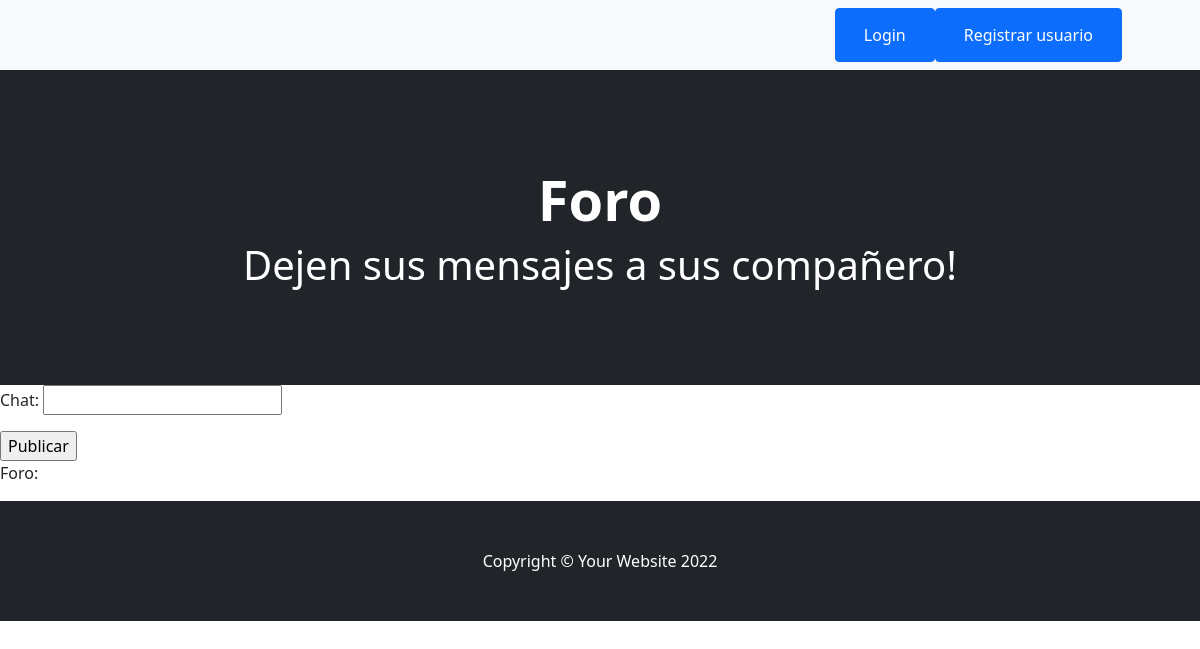
The app's page /foro/, older data.
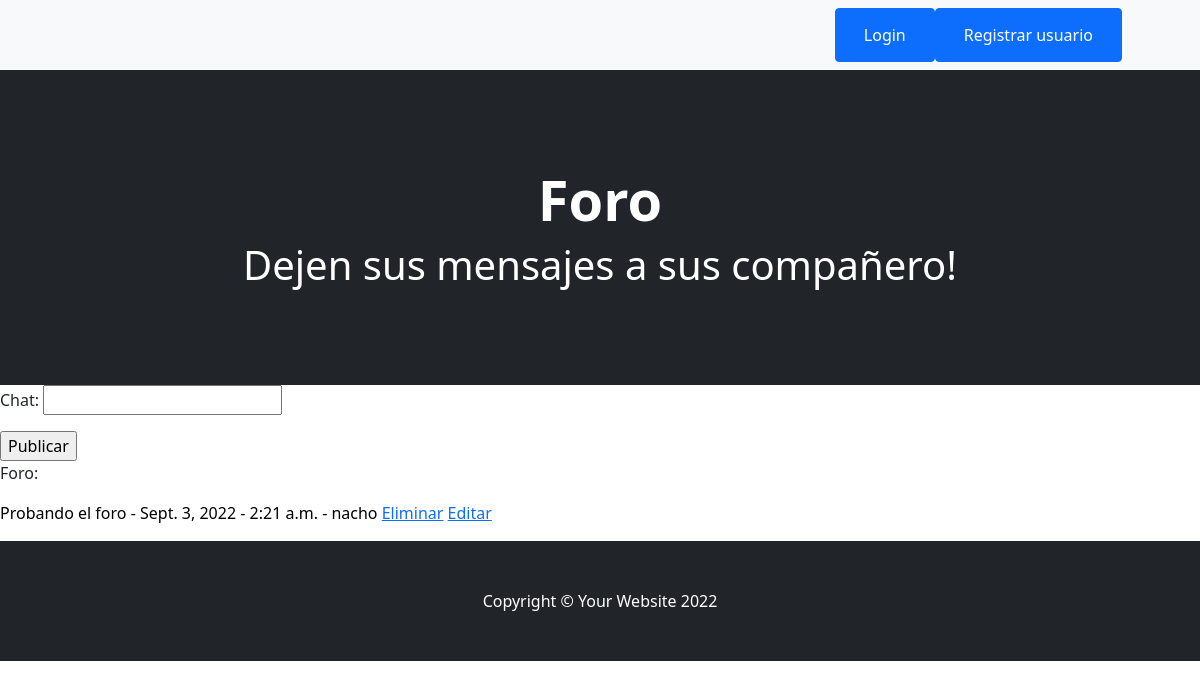
The same page, newer data.
### AppForo/models.py (models this page shows, shortened)
class Foro(models.Model):
    chat = models.CharField(max_length=400)
    fecha = models.DateField()
    hora = models.TimeField()
    usuario = models.CharField(max_length=400)

### AppForo/views.py (the view, shortened to what this page needs)
# urls.py: path("", foro, name='foro'),
def foro(request):
    mensajes = Foro.objects.all()
    if request.method == "GET":
        form_foro = ForoFormulario()
        contexto = {
        "mensajes":mensajes,
        "form_foro":form_foro
        }
        return render(request, "AppForo/foro.html", contexto)

### AppForo/forms.py
class ForoFormulario(Form):
    chat = CharField()

### AppForo/templates/AppForo/foro.html
{% extends 'AppExpo/base.html' %}
{% block titulo %}
    Foro
{% endblock  %}
{% block mensaje %}
    <h1>Dejen sus mensajes a sus compañero!</h1>
{% endblock  %}
{% block contenido %}
<form method="post">{% csrf_token %}
    {{ form_foro.as_p }}
    <input type="submit" value="Publicar">
</form>
<p>Foro:</p>
    {% for mensaje in mensajes %}
        <p style="color: black">{{mensaje.chat}} - {{mensaje.fecha}} - {{mensaje.hora}} - {{ mensaje.usuario}}
        <a href="{%url 'borrar_mensaje' mensaje.id %}">Eliminar</a>
        <a href="{%url 'editar_mensaje' mensaje.id %}">Editar</a>
    </p>
    {% endfor %}
{% endblock  %}

### AppExpo/templates/AppExpo/base.html (shortened to what this page needs)
<!DOCTYPE html>
<html lang="en">
    <head>
        {% load static %}
        <link href="https://cdn.jsdelivr.net/npm/bootstrap-icons@1.5.0/font/bootstrap-icons.css" rel="stylesheet" />
        <link href="{% static 'AppExpo/css/styles.css' %}" rel="stylesheet" />
    </head>
    <body>
        <nav class="navbar navbar-expand-lg navbar-light bg-light">
            <div class="container px-4 px-lg-5">
                <div class="collapse navbar-collapse" id="navbarSupportedContent">
                    {% if request.user.username %}
                        <form class="d-flex">
                            <li class="nav-item dropdown">
                                <li class="btn btn-primary nav-link dropdown-toggle" id="navbarDropdown" href="#" role="button" data-bs-toggle="dropdown" aria-expanded="true"><a style="color: white" >Usuario</a></li>
                                    <ul class="dropdown-menu" aria-labelledby="navbarDropdown">
                                        <li><a class="dropdown-item" href="{% url 'logout' %}">Logout</a></li>
                                        <li><hr class="dropdown-divider"></li>
                                        <li><a class="dropdown-item" href="{% url 'registro' %}">Registrar usuario</a></li>
                                        <li><a class="dropdown-item" href="{% url 'editar_usuario' %}">Editar usuario</a></li>
                                        <li><a class="dropdown-item" href="{% url 'agregar_avatar' %}">Agregar avatar</a></li>
                                </ul>
                            </li>
                        </form>
                    {% else %}
                        <form class="d-flex">
                            <li class="btn btn-primary"><a style="color: white" class="nav-link" href="{% url 'iniciar_sesion' %}">Login</a></li>
                            <li class="btn btn-primary"><a style="color: white" class="nav-link" href="{% url 'registro' %}">Registrar usuario</a></li>
                        </form>
                    {% endif %}
                </div>
            </div>
        </nav>
        <header class="bg-dark py-5">
            <div class="container px-4 px-lg-5 my-5">
                <div class="text-center text-white">
                    <h1 class="display-4 fw-bolder">{% block titulo %} {% endblock %}</h1>
                    <p class="lead fw-normal text-white-50 mb-0">{% block mensaje %} {% endblock %}</p>
                </div>
            </div>
        </header>
        {% block contenido %}
        {% endblock %}
        <footer class="py-5 bg-dark">
            <div class="container"><p class="m-0 text-center text-white">Copyright &copy; Your Website 2022</p></div>
        </footer>
    </body>
</html>

Row changes from the older to the newer data that the page shows:
added Foro: chat "Probando el foro", fecha "Sept. 3, 2022", hora "2:21 a.m.", usuario "nacho"
